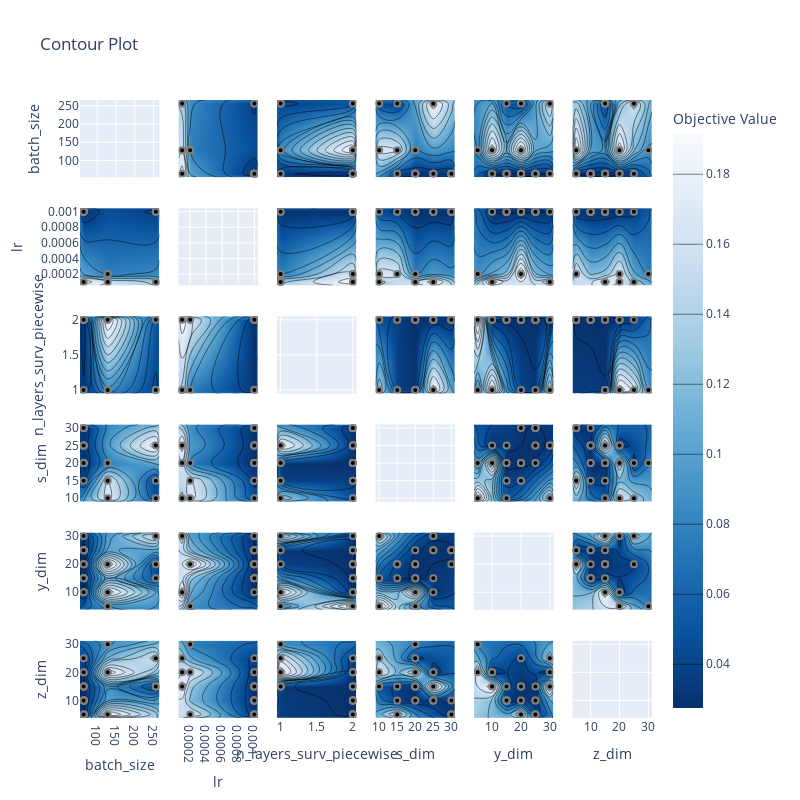

The notebook cell this image was saved under:
### Code cell
# Visualize hyperparameter relationships.
fig = plot_contour(study, params=list(best_params.keys()))
fig.update_layout(width=800, height=800)
